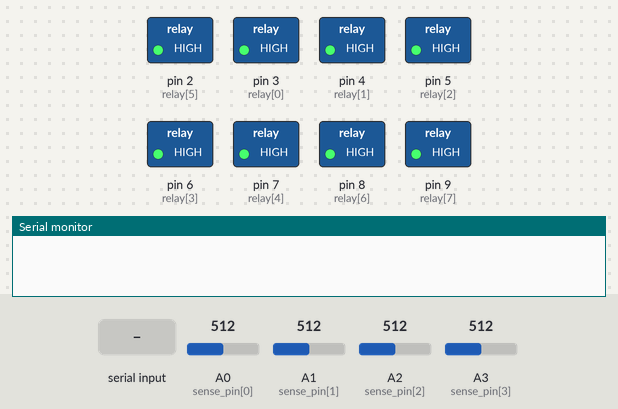
Simulated run of this sketch. Board: Arduino Uno, built with avr-gcc and run on an emulated ATmega328P. Parts: switched loads named in the sketch (green lamp = pin HIGH), the last lines printed to the serial monitor. The test bench sets the inputs (shaded band); at power-on: A0 (sense_pin[0]) = 512, A1 (sense_pin[1]) = 512, A2 (sense_pin[2]) = 512, A3 (sense_pin[3]) = 512.

Above: at 1.2 s.
1.3 s: "90,45\n" received over Serial
At 2.7 s:
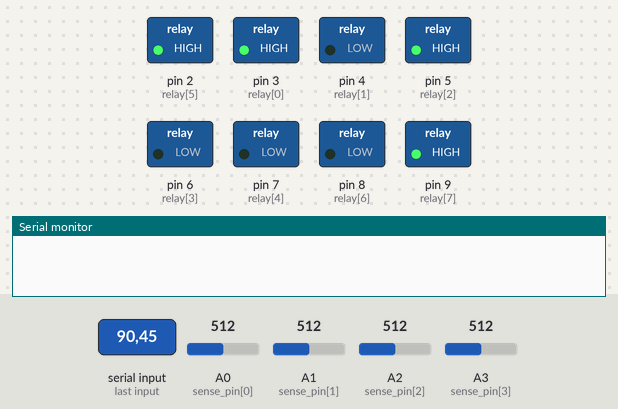
3.3 s: "30,150\n" received over Serial
At 4.3 s:
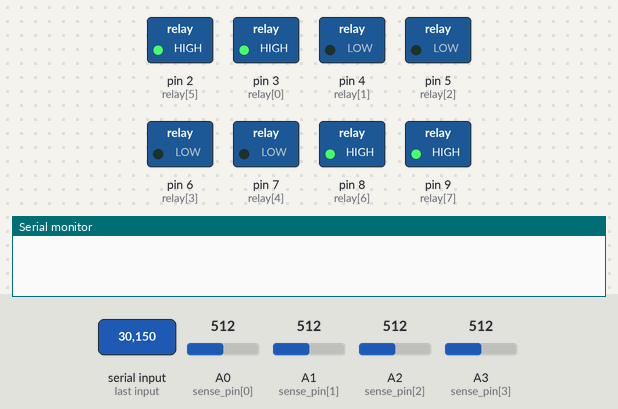
5.2 s: "5\n" received over Serial
At 5.9 s:
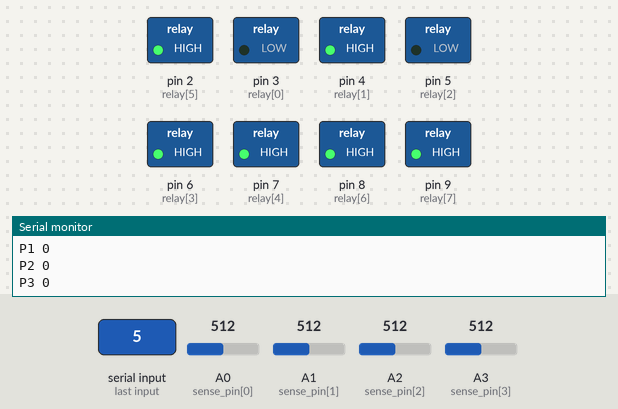
7.1 s: "200\n" received over Serial
At 8.6 s:
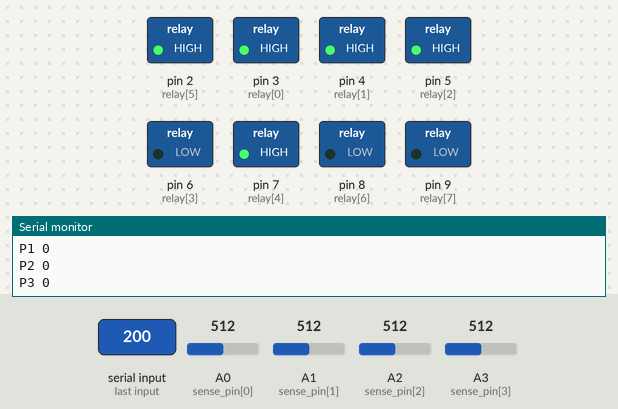
8.9 s: "90\n" received over Serial
At 10.2 s:
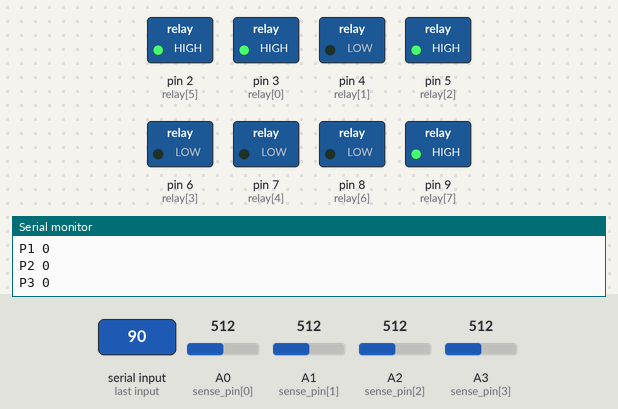
Timing chart, 0 to 11.8 s (numbered marks = the images above; inputs shaded):
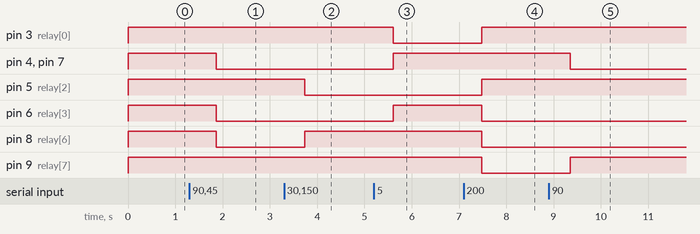

The sketch:

Home_Arduino.ino
```cpp
#define N 1024

int relay[8] = {3, 4, 5, 6, 7, 2, 8, 9};
int control = 0, prev_control = 0;

float kwh[4] = {0};
uint8_t sense_pin[4] = {A0, A1, A2, A3};


unsigned long dt = 0, present_ms = 0, last_ms = 0, moist_ms = 0, update_time = 5000;

float voltage[4] = {0};
long offset = 512;
float division = 66;
float rms_current[4] = {0}, rms_voltage = 230;
float current[4] = {0};
float real_power[4] = {0};

float temp = 0;

void setup() {
  // put your setup code here, to run once:
  init_sensors();
  init_relay();
  Serial.begin(115200);
}

void loop()
{
  present_ms = millis();
  cal_kwh();
  check_serial();
  if (millis() - last_ms > update_time)
  {
    send_power_data();
    last_ms = millis();
    //send_energy_data();
  }
  // Serial.println(millis() - present_ms);
}

void check_serial()
{
  if (Serial.available() > 0)
  {
    String temp = Serial.readStringUntil('\n');
    control = temp.toInt();
  }
  if (prev_control != control)
  {
    int temp = control;
    for (int i = 0; i < 8; i++)
    {
      if (temp & 0x01)
      {
        digitalWrite(relay[i], LOW);
      }
      else
      {
        digitalWrite(relay[i], HIGH);
      }
      temp = temp >> 1;
    }
  }
  prev_control = control;
}

void init_relay()
{
  for (int i = 0; i < 8; i++)
  {
    pinMode(relay[i], OUTPUT);
    digitalWrite(relay[i], HIGH);
  }
}

void init_sensors()
{
  for (int i = 0; i < 4; i++)
  {
    pinMode(sense_pin[i], INPUT);
  }

}
void cal_kwh()
{
  for (int i = 0; i < N; i++)
  {
    for (int j = 0; j < 4; j++)
    {
      voltage[j] = analogRead(sense_pin[j]);
      voltage[j] = (voltage[j] - offset);
      voltage[j] = voltage[j] * 5 / 1023;
      voltage[j] = voltage[j] * 1000 / division;
      temp = voltage[j];
      current[j] += temp;
      rms_current[j] += temp * temp;
    }
  }
  for (int i = 0; i < 4; i++)
  {
    rms_current[i] = sqrt(rms_current[i] / N);
    current[i] = current[i] / N;
    real_power[i] = rms_current[i] * rms_voltage;
  }
}

void send_power_data()
{
  for (int i = 0; i < 4; i++)
  {
    Serial.print("P" + String(i) + " ");
    Serial.println((int)real_power[i]);
  }
}

void send_energy_data()
{
  for (int i = 0; i < 4; i++)
  {
    Serial.print("E" + String(i) + " ");
    Serial.println((int)kwh[i]);
  }
}
```

Measured:
- after the input at 1.3 s, pin 4 (relay[1]), pin 6 (relay[3]), pin 7 (relay[4]), pin 8 (relay[6]): HIGH → LOW after 0.57 s
- after the input at 3.3 s, pin 5 (relay[2]): HIGH → LOW after 0.44 s; pin 8 (relay[6]): LOW → HIGH after 0.44 s
- after the input at 5.2 s, pin 3 (relay[0]): HIGH → LOW after 0.41 s; pin 4 (relay[1]), pin 6 (relay[3]), pin 7 (relay[4]): LOW → HIGH after 0.41 s
- after the input at 7.1 s, pin 3 (relay[0]), pin 5 (relay[2]): LOW → HIGH after 0.38 s; pin 6 (relay[3]), pin 8 (relay[6]), pin 9 (relay[7]): HIGH → LOW after 0.38 s
- after the input at 8.9 s, pin 4 (relay[1]), pin 7 (relay[4]): HIGH → LOW after 0.46 s; pin 9 (relay[7]): LOW → HIGH after 0.46 s
